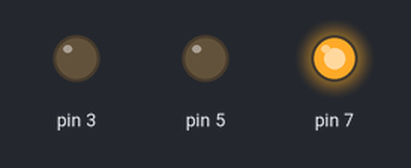
Recording of a sketch running on a simulated Arduino Uno, built with avr-gcc and run on an emulated ATmega328P. On the bench: output pins drawn as LEDs (lit = HIGH).

Above: at 2.5 s.
At 5.5 s:
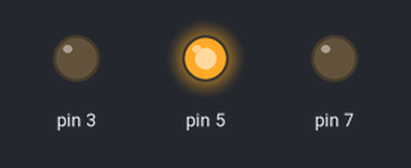
At 8.5 s:
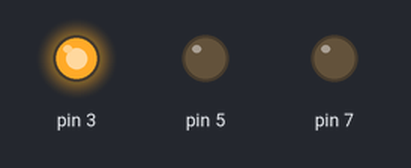
Timing chart, 0 to 14.3 s (numbered marks = the images above):
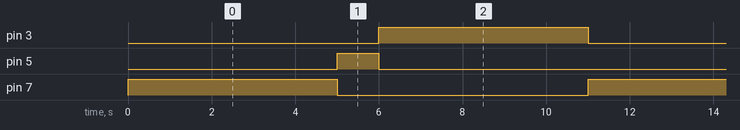

Measured:
- by itself, pin 3, pin 7: alternates HIGH for 5.0 s and LOW for 6.0 s
- by itself, pin 5: alternates HIGH for 1.0 s and LOW for 10.0 s
- by itself, everything shown: repeats every 11.0 s, in 4 steps

The sketch:

Project2_Traffic_Light_LED_BLINK.ino
```cpp
// the setup function runs once when you press reset or power the board
void setup() {
  // put your setup code here, to run once:
// initialize digital pin LED_BUILTIN as an output.
  pinMode(7, OUTPUT);
  pinMode(5, OUTPUT);
  pinMode(3, OUTPUT);

}

// the loop function runs over and over again forever
void loop() {
  // put your main code here, to run repeatedly:
digitalWrite(7, HIGH);  // turn the LED on (HIGH is the voltage level)(Red led light will be on)
  delay(5000);                      // wait for 5 second
  digitalWrite(7, LOW); // turn the red LED off by making the voltage LOW
  digitalWrite(5, HIGH);//Switch the yellow LED
  delay(1000); //wait for 1 second
   digitalWrite(5, LOW);   //Switch of yellow LED
  digitalWrite(3, HIGH); // Turn on Green LED Lights
  delay(5000); //Wait(Delay) for 5 seconds
  digitalWrite(3, LOW); //Switch of the Green LED lights

}
```
